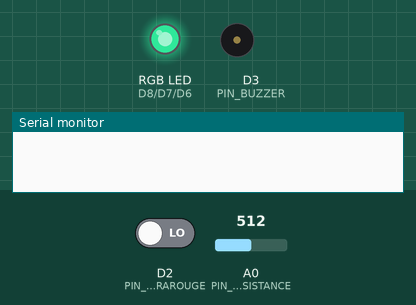
The sketch below on a simulated ESP8266 (NodeMCU). Shown: an RGB LED mixed from three pins (HIGH = lit), buzzer (waves = sounding), the last lines printed to the serial monitor. The inputs (shaded band) are chosen by the test bench; at power-on: A0 (PIN_PHOTORESISTANCE) = 512, D2 (PIN_INFRAROUGE) LOW. Dim RGB values are drawn brighter than linear; random numbers use the default seed unless the sketch sets one.

Above: at 4.7 s.
4.8 s: A0 (PIN_PHOTORESISTANCE) set to 390
8.3 s: A0 (PIN_PHOTORESISTANCE) set to 306
At 10.2 s:
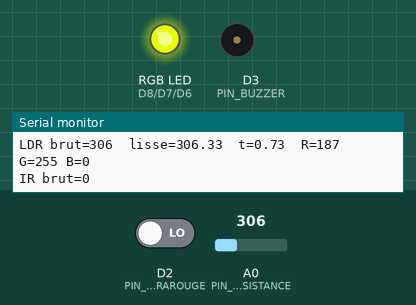
11.8 s: A0 (PIN_PHOTORESISTANCE) set to 47
At 13.5 s:
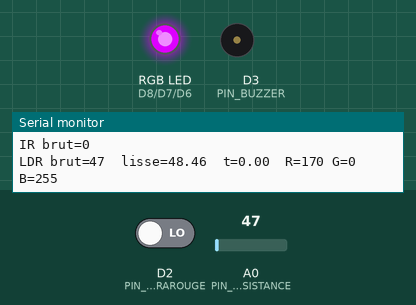
14.2 s: A0 (PIN_PHOTORESISTANCE) set to 122
At 16.3 s:
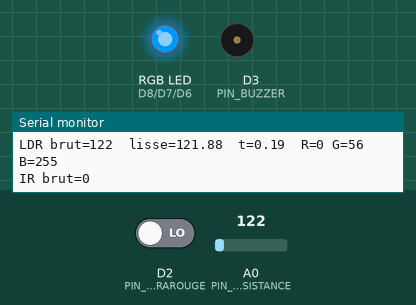
17.7 s: A0 (PIN_PHOTORESISTANCE) set to 266
At 19.9 s:
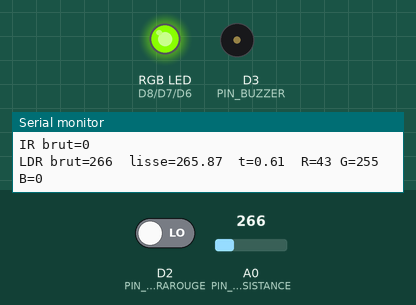
21.2 s: A0 (PIN_PHOTORESISTANCE) set to 246
At 23.0 s:
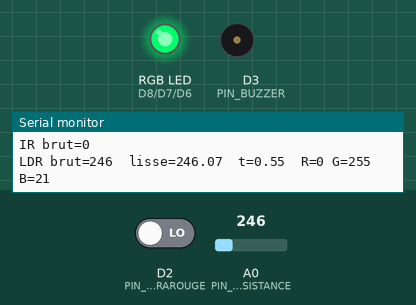
Timing chart, 0 to 24.5 s (numbered marks = the images above; inputs shaded):
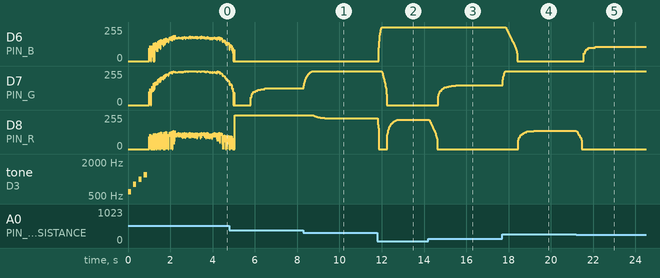

Measured:
- after the input at 8.3 s, D7 (PIN_G): moves from 126/255 to 255/255 over 0.42 s, starting at once; D8 (PIN_R): moves from 255/255 to 229/255 over 0.91 s, starting after 0.43 s
- after the input at 11.8 s, D6 (PIN_B): moves from 0/255 to 255/255 over 0.12 s, starting after 0.07 s; D7 (PIN_G): moves from 255/255 to 0/255 over 0.23 s, starting after 0.21 s
- after the input at 14.2 s, D7 (PIN_G): moves from 0/255 to 150/255 over 0.82 s, starting after 0.48 s; D8 (PIN_R): moves from 221/255 to 0/255 over 0.38 s, starting after 0.05 s
- after the input at 17.7 s, D6 (PIN_B): moves from 255/255 to 0/255 over 0.54 s, starting after 0.17 s; D7 (PIN_G): moves from 150/255 to 255/255 over 0.14 s, starting at once; D8 (PIN_R): moves from 0/255 to 137/255 over 0.74 s, starting after 0.75 s
- after the input at 21.2 s, D6 (PIN_B): moves from 0/255 to 106/255 over 0.54 s, starting after 0.36 s; D8 (PIN_R): moves from 137/255 to 0/255 over 0.26 s, starting at once
- by itself, tone on D3 (PIN_BUZZER): plays 600 Hz for 0.15 s, 800 Hz for 0.15 s, 1000 Hz for 0.15 s, 1200 Hz for 0.15 s

The sketch:

Code_Complet.ino
```cpp
const uint8_t PIN_INFRAROUGE = D2;
const uint8_t PIN_BUZZER     = D3;
const uint8_t PIN_PHOTORESISTANCE = A0;
const uint8_t PIN_R = D8;
const uint8_t PIN_G = D7;
const uint8_t PIN_B = D6;

#define INFRAROUGE_ACTIF LOW
const unsigned long ANTI_REBOND_MS = 200;
const unsigned long MAINTIEN_MS = 1500;

const int PHOTORESISTANCE_MIN = 57;
const int PHOTORESISTANCE_MAX = 400;
const float LISSAGE = 0.05;

const float EXPOSANT_GAMMA = 0.35;
uint8_t tableGamma8[256];

const uint8_t PORTAIL_R = 20;
const uint8_t PORTAIL_G = 255;
const uint8_t PORTAIL_B = 90;

bool armeIR = true;

bool derniereLectureIR = false;
bool etatIRStable = false;
unsigned long dernierChangementIR = 0;

float lueLissee = 0;
uint8_t actuelR = 0, actuelG = 0, actuelB = 0;

void construireTableGamma() {
  for (int i = 0; i < 256; i++) {
    tableGamma8[i] = (uint8_t)(pow((float)i / 255.0, EXPOSANT_GAMMA) * 255.0 + 0.5);
  }
}

void definirCouleur(uint8_t r, uint8_t g, uint8_t b) {
  actuelR = r; actuelG = g; actuelB = b;
  analogWrite(PIN_R, tableGamma8[r]);
  analogWrite(PIN_G, tableGamma8[g]);
  analogWrite(PIN_B, tableGamma8[b]);
}

void ouvrirPortail(uint16_t dureeMs = 1200) {
  uint8_t debutR = actuelR, debutG = actuelG, debutB = actuelB;
  uint16_t etapes = dureeMs / 15;
  for (uint16_t i = 0; i <= etapes; i++) {
    float t = (float)i / etapes;
    int scintillement = random(-25, 25);
    uint8_t r = constrain((int)(debutR + (PORTAIL_R - debutR) * t) + scintillement, 0, 255);
    uint8_t g = constrain((int)(debutG + (PORTAIL_G - debutG) * t) + scintillement, 0, 255);
    uint8_t b = constrain((int)(debutB + (PORTAIL_B - debutB) * t) + scintillement, 0, 255);
    definirCouleur(r, g, b);
    delay(15);
  }
}

void portailStable() {
  float respiration = (sin(millis() / 400.0) + 1.0) / 2.0;
  int scintillement = random(-10, 15);
  uint8_t r = constrain((int)(PORTAIL_R * (0.85 + 0.15 * respiration)) + scintillement, 0, 255);
  uint8_t g = constrain((int)(PORTAIL_G * (0.85 + 0.15 * respiration)) + scintillement, 0, 255);
  uint8_t b = constrain((int)(PORTAIL_B * (0.85 + 0.15 * respiration)) + scintillement, 0, 255);
  definirCouleur(r, g, b);
}

void fermerPortail(uint16_t dureeMs = 800) {
  uint16_t etapes = dureeMs / 15;
  for (uint16_t i = 0; i <= etapes; i++) {
    float t = 1.0 - (float)i / etapes;
    int scintillement = random(-15, 15);
    uint8_t r = constrain((int)(PORTAIL_R * t) + scintillement, 0, 255);
    uint8_t g = constrain((int)(PORTAIL_G * t) + scintillement, 0, 255);
    uint8_t b = constrain((int)(PORTAIL_B * t) + scintillement, 0, 255);
    definirCouleur(r, g, b);
    delay(15);
  }
  definirCouleur(0, 0, 0);
}

void sonPortail() {
  uint8_t avantR = actuelR, avantG = actuelG, avantB = actuelB;
  definirCouleur(0, 0, 0);

  int frequences[] = {600, 800, 1000, 1200};
  for (int i = 0; i < 4; i++) {
    tone(PIN_BUZZER, frequences[i], 150);
    delay(250);
  }
  noTone(PIN_BUZZER);

  definirCouleur(avantR, avantG, avantB);
}

void scintillementBougie() {
  uint8_t r = 200 + random(0, 56);
  uint8_t g = 60 + random(0, 80);
  uint8_t b = 0;
  definirCouleur(r, g, b);
  delay(random(30, 100));
}

void setup() {
  pinMode(PIN_INFRAROUGE, INPUT);
  pinMode(PIN_BUZZER, OUTPUT);
  pinMode(PIN_R, OUTPUT);
  pinMode(PIN_G, OUTPUT);
  pinMode(PIN_B, OUTPUT);

  analogWriteRange(255);
  analogWriteFreq(1000);
  construireTableGamma();

  lueLissee = analogRead(PIN_PHOTORESISTANCE);
  definirCouleur(0, 0, 0);
  randomSeed(analogRead(A0));

  Serial.begin(9600);
}

void loop() {
  gererCapteurIR();
  effetLumiere();
  delay(15);
}

bool lireIRAntiRebond() {
  static unsigned long derniereDetection = 0;

  bool lecture = (digitalRead(PIN_INFRAROUGE) == INFRAROUGE_ACTIF);
  if (lecture != derniereLectureIR) {
    dernierChangementIR = millis();
    derniereLectureIR = lecture;
  }
  if ((millis() - dernierChangementIR) > ANTI_REBOND_MS) {
    etatIRStable = derniereLectureIR;
  }

  if (etatIRStable) {
    derniereDetection = millis();
  }

  static unsigned long dernierLogIR = 0;
  if (millis() - dernierLogIR > 500) {
    dernierLogIR = millis();
    Serial.print("IR brut=");
    Serial.println(digitalRead(PIN_INFRAROUGE));
  }

  return (millis() - derniereDetection) < MAINTIEN_MS;
}

void gererCapteurIR() {
  bool detecte = lireIRAntiRebond();

  if (detecte && armeIR) {
    armeIR = false;
    animationPortail();
  }
  if (!detecte) {
    armeIR = true;
  }
}

void animationPortail() {
  sonPortail();
  ouvrirPortail();

  unsigned long debut = millis();
  while (millis() - debut < 2000) {
    portailStable();
    delay(15);
  }

  fermerPortail();
}

void teinteVersRGB(uint16_t teinte, uint8_t &r, uint8_t &g, uint8_t &b) {
  uint8_t region = teinte / 60;
  uint8_t reste = (teinte % 60) * 255 / 60;

  switch (region) {
    case 0: r = 255; g = reste; b = 0; break;
    case 1: r = 255 - reste; g = 255; b = 0; break;
    case 2: r = 0; g = 255; b = reste; break;
    case 3: r = 0; g = 255 - reste; b = 255; break;
    case 4: r = reste; g = 0; b = 255; break;
    default: r = 255; g = 0; b = 255 - reste; break;
  }
}

void effetLumiere() {
  int brut = analogRead(PIN_PHOTORESISTANCE);
  lueLissee += (brut - lueLissee) * LISSAGE;

  int valeur = constrain((int)lueLissee, PHOTORESISTANCE_MIN, PHOTORESISTANCE_MAX);
  float t = (float)(valeur - PHOTORESISTANCE_MIN) / (PHOTORESISTANCE_MAX - PHOTORESISTANCE_MIN);

  uint16_t teinte = (uint16_t)(280 - 280 * t);

  uint8_t r, g, b;
  teinteVersRGB(teinte, r, g, b);
  definirCouleur(r, g, b);

  static unsigned long dernierLog = 0;
  if (millis() - dernierLog > 300) {
    dernierLog = millis();
    Serial.print("LDR brut=");
    Serial.print(brut);
    Serial.print("  lisse=");
    Serial.print(lueLissee);
    Serial.print("  t=");
    Serial.print(t);
    Serial.print("  R=");
    Serial.print(r);
    Serial.print(" G=");
    Serial.print(g);
    Serial.print(" B=");
    Serial.println(b);
  }
}
```
